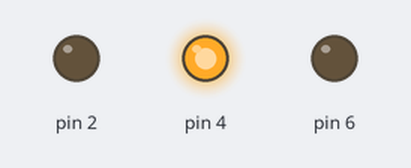
Recording of a sketch running on a simulated Arduino Uno, built with avr-gcc and run on an emulated ATmega328P. Parts: output pins drawn as LEDs (lit = HIGH).

Above: at 5.0 s.
At 18.0 s:
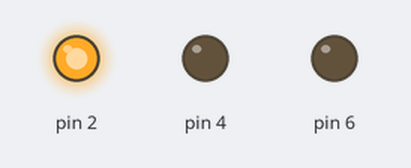
At 24.5 s:
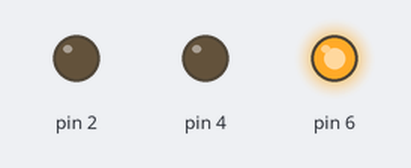
Timing chart, 0 to 33.8 s (numbered marks = the images above):
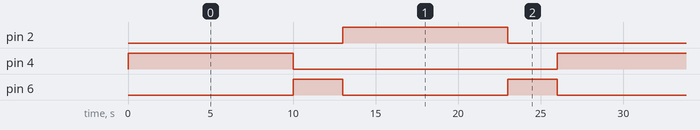

The sketch:

Traffic_Light.ino
```cpp
void setup() {
  pinMode(6, OUTPUT);
  pinMode(4, OUTPUT);
  pinMode(2, OUTPUT);
}

void loop() {
  digitalWrite(4, HIGH);
  digitalWrite(6, LOW);
  delay(10000);

  digitalWrite(6, HIGH);
  digitalWrite(4, LOW);
  delay(3000);

  digitalWrite(2, HIGH);
  digitalWrite(6, LOW);
  delay(10000);

  digitalWrite(6, HIGH);
  digitalWrite(2, LOW);
  delay(3000);
}
```

Measured:
- by itself, pin 2, pin 4: alternates HIGH for 10.0 s and LOW for 16.0 s
- by itself, pin 6: alternates HIGH for 3.0 s and LOW for 10.0 s
- by itself, everything shown: repeats every 26.0 s, in 4 steps
